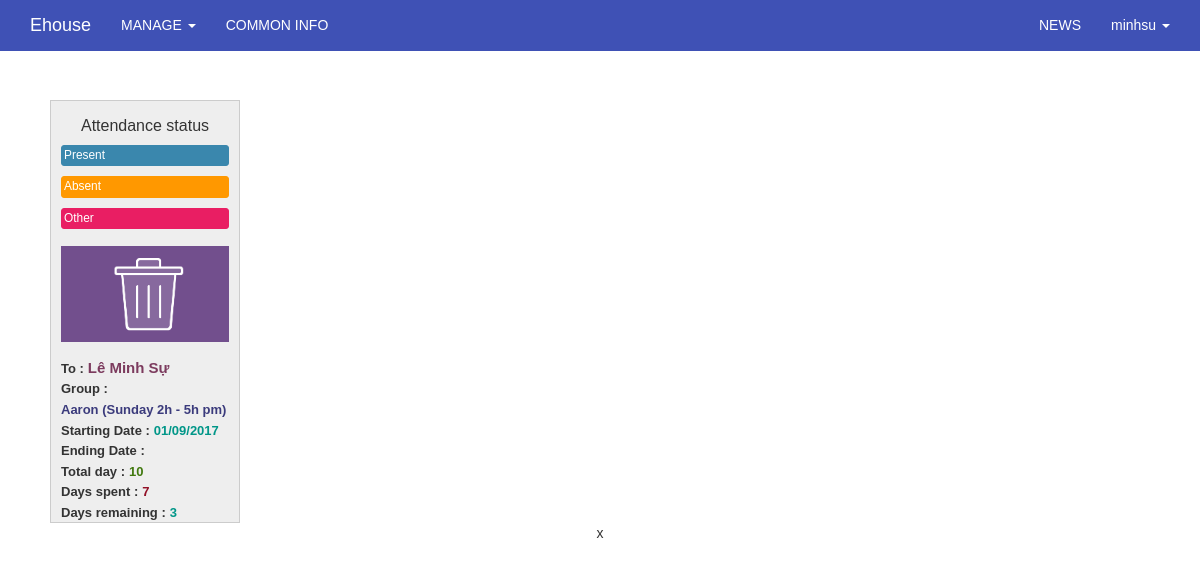
The page /admin/calendar/update?user_name=administrator&course_id=1 (signed in) on the database its author committed.
### tables this page shows
CREATE TABLE `users` (
  `id` int(11) UNSIGNED NOT NULL,
  `ip_address` varchar(15) NOT NULL,
  `username` varchar(100) NOT NULL,
  `password` varchar(255) NOT NULL,
  `salt` varchar(255) DEFAULT NULL,
  `email` varchar(100) NOT NULL,
  `activation_code` varchar(40) DEFAULT NULL,
  `forgotten_password_code` varchar(40) DEFAULT NULL,
  `forgotten_password_time` int(11) UNSIGNED DEFAULT NULL,
  `remember_code` varchar(40) DEFAULT NULL,
  `created_on` int(11) UNSIGNED NOT NULL,
  `last_login` int(11) UNSIGNED DEFAULT NULL,
  `active` tinyint(1) UNSIGNED DEFAULT NULL,
  `first_name` varchar(50) DEFAULT NULL,
  `last_name` varchar(50) DEFAULT NULL,
  `company` varchar(100) DEFAULT NULL,
  `birth_day` varchar(50) NOT NULL,
  `phone` varchar(20) DEFAULT NULL,
  `address` varchar(255) DEFAULT NULL,
  `profile` text,
  `modified_date` datetime DEFAULT NULL
);

CREATE TABLE `course` (
  `id` int(11) NOT NULL,
  `name` varchar(255) NOT NULL,
  `teacher` varchar(255) NOT NULL,
  `total_day` int(11) NOT NULL,
  `start_date` varchar(50) NOT NULL,
  `end_date` varchar(50) DEFAULT NULL,
  `description` text,
  `active` tinyint(1) NOT NULL DEFAULT '1',
  `modified_date` datetime DEFAULT NULL
);

### application/core/MY_Controller.php (called while the page is built, shortened)
<?php
class MY_Controller extends CI_Controller {
	protected function render($the_view = NULL, $template = 'master')
	{
		if($template == 'json' || $this->input->is_ajax_request())
		{
			header('Content-Type: application/json');
			echo json_encode($this->data);
		}
		else if(is_null($template))
		{
			$this->load->view($the_view, $this->data);
		}else
		{
			$this->data['the_view_content'] = (is_null($the_view)) ? '' : $this->load->view($the_view, $this->data, TRUE);
			$this->load->view('templates/' . $template . '_view', $this->data);
		}
	}
}
class Admin_Controller extends MY_Controller
{
	function __construct()
	{
		$current_user = $this->ion_auth->user()->row();
	}
	protected function render($the_view = NULL, $template = 'admin_master')
	{
		parent::render($the_view, $template);
	}
}

### application/controllers/admin/Calendar.php (called while the page is built, shortened)
<?php
class Calendar extends Admin_Controller
{
    function __construct()
    {
        parent::__construct();
    }
    public function update()
    {
        $this->data['user_name'] = $this->input->get('user_name');
        $this->data['course_id'] = $this->input->get('course_id');
        $input['where'] = array('id' => $this->data['course_id']);
        $this->data['course'] = $this->course_model->get_row($input);
        $input['where'] = array('user_name' => $this->data['user_name'], 'course_id' => $this->data['course_id'], 'color' => '#3a87ad');
        $input['where'] = array('username' => $this->data['user_name']);
        $this->data['user'] = $this->users_model->get_row($input);
        $this->render('admin/calendar/edit_view');
    }
}

### index.php (called while the page is built, shortened)
<?php
require_once BASEPATH.'core/CodeIgniter.php';

### application/helpers/common_helper.php (called while the page is built, shortened)
<?php
	function public_helper($string = '')
	{
		return base_url('public/'.$string);
	}
?>

### application/models/Users_model.php (called while the page is built, shortened)
<?php
class Users_model extends MY_Model
{
    function __construct()
    {
        $this->table = 'users';
    }
}

### application/core/MY_Model.php (called while the page is built, shortened)
<?php if ( ! defined('BASEPATH')) exit('No direct script access allowed');
class MY_Model extends CI_Model {
    var $table = '';
    var $key = 'id';
    var $order = '';
    function get_row($input = array()){
        $query = $this->db->get($this->table);
        return $query->row();
    }
    protected function get_list_set_input($input = array())
    {
        if ((isset($input['where'])) && $input['where'])
        {
            $this->db->where($input['where']);
        }
        if (isset($input['order'][0]) && isset($input['order'][1]))
        {
            $this->db->order_by($input['order'][0], $input['order'][1]);
        }
        else
        {
            $order = ($this->order == '') ? array($this->table.'.'.$this->key, 'desc') : $this->order;
            $this->db->order_by($order[0], $order[1]);
        }
    }
}
?>

### application/models/Course_model.php (called while the page is built, shortened)
<?php
class Course_model extends MY_Model
{
    function __construct()
    {
        $this->table = 'course';
    }
}

### application/libraries/Ion_auth.php (called while the page is built, shortened)
<?php  if ( ! defined('BASEPATH')) exit('No direct script access allowed');
class Ion_auth
{
    public $_cache_user_in_group;
    public function __construct()
    {
        $this->_cache_user_in_group =& $this->ion_auth_model->_cache_user_in_group;
        $this->ion_auth_model->trigger_events('library_constructor');
    }
    public function __call($method, $arguments)
    {
        return call_user_func_array( array($this->ion_auth_model, $method), $arguments);
    }
    public function __get($var)
    {
        return get_instance()->$var;
    }
    public function logged_in()
    {
        $this->ion_auth_model->trigger_events('logged_in');
        return (bool) $this->session->userdata('identity');
    }
    public function in_group($check_group, $id=false, $check_all = false)
    {
        $this->ion_auth_model->trigger_events('in_group');
        $id || $id = $this->session->userdata('user_id');
        if (!is_array($check_group))
        {
            $check_group = array($check_group);
        }
        if (isset($this->_cache_user_in_group[$id]))
        {
            $groups_array = $this->_cache_user_in_group[$id];
        }
        else
        {
            $users_groups = $this->ion_auth_model->get_users_groups($id)->result();
            $groups_array = array();
            foreach ($users_groups as $group)
            {
                $groups_array[$group->id] = $group->name;
            }
            $this->_cache_user_in_group[$id] = $groups_array;
        }
        foreach ($check_group as $key => $value)
        {
            $groups = (is_string($value)) ? $groups_array : array_keys($groups_array);
            if (in_array($value, $groups) xor $check_all)
            {
                return !$check_all;
            }
        }
        return $check_all;
    }
}

### application/libraries/Session.php (called while the page is built, shortened)
<?php if ( ! defined('BASEPATH')) exit('No direct script access allowed');
class Session
{
    protected $sess_namespace = '';
    protected $store = array();
     private function initialize()
     {
        if (isset($_SESSION[$this->sess_namespace]) ) {
            $this->store = $_SESSION[$this->sess_namespace];
        }
        $destroy = false;
        if (!$destroy) {
            return;
        }
    }
    public function userdata($value)
    {
        if (isset($this->store[$value])) {
            return $this->store[$value];
        } else {
            return false;
        }
    }
    public function set_userdata($data = array(), $value = '')
    {
        if (is_string($data)) {
            $data = array($data => $value);
        }
        foreach ($data as $key => $val) {
            $this->store[$key] = $val;
        }
    }
}

### application/models/Ion_auth_model.php (called while the page is built, shortened)
<?php  if ( ! defined('BASEPATH')) exit('No direct script access allowed');
class Ion_auth_model extends CI_Model
{
    public $tables = array();
    public $_ion_where = array();
    public $_ion_select = array();
    public $_ion_limit = NULL;
    public $_ion_offset = NULL;
    public $_ion_order_by = NULL;
    public $_ion_order = NULL;
    protected $response = NULL;
    public function __construct()
    {
        $this->config->load('ion_auth', TRUE);
        $this->tables  = $this->config->item('tables', 'ion_auth');
    }
    public function limit($limit)
    {
        $this->_ion_limit = $limit;
        return $this;
    }
    public function where($where, $value = NULL)
    {
        if (!is_array($where))
        {
            $where = array($where => $value);
        }
        array_push($this->_ion_where, $where);
        return $this;
    }
    public function order_by($by, $order='desc')
    {
        $this->_ion_order_by = $by;
        $this->_ion_order    = $order;
        return $this;
    }
    public function row()
    {
        $row = $this->response->row();
        return $row;
    }
    public function users($groups = NULL)
    {
        if (isset($this->_ion_select) && !empty($this->_ion_select))
        {
            foreach ($this->_ion_select as $select)
            {
                $this->db->select($select);
            }
            $this->_ion_select = array();
        }
        else
        {
            $this->db->select(array(
                $this->tables['users'].'.*',
                $this->tables['users'].'.id as id',
                $this->tables['users'].'.id as user_id'
            ));
        }
        if (isset($this->_ion_where) && !empty($this->_ion_where))
        {
            foreach ($this->_ion_where as $where)
            {
                $this->db->where($where);
            }
            $this->_ion_where = array();
        }
        if (isset($this->_ion_limit) && isset($this->_ion_offset))
        {
            $this->db->limit($this->_ion_limit, $this->_ion_offset);
            $this->_ion_limit  = NULL;
            $this->_ion_offset = NULL;
        }
        else if (isset($this->_ion_limit))
        {
            $this->db->limit($this->_ion_limit);
            $this->_ion_limit  = NULL;
        }
        if (isset($this->_ion_order_by) && isset($this->_ion_order))
        {
            $this->db->order_by($this->_ion_order_by, $this->_ion_order);
            $this->_ion_order    = NULL;
            $this->_ion_order_by = NULL;
        }
        $this->response = $this->db->get($this->tables['users']);
        return $this;
    }
    public function user($id = NULL)
    {
        $id = isset($id) ? $id : $this->session->userdata('user_id');
        $this->users();
        return $this;
    }
}

### application/views/admin/calendar/edit_view.php (the view, shortened to what this page needs)
<link rel='stylesheet' href="<?php echo public_helper('fullcalendar/fullcalendar.min.css'); ?>" />
<link href="<?php echo public_helper('fullcalendar/fullcalendar.print.css'); ?>" rel='stylesheet' media='print' />
<div id='wrap'>
	<div id='external-events'>
		<h4>Attendance status</h4>
		<div class='fc-event' style="background: #3a87ad; padding: 2px; border: 1px solid #3a87ad;" data-color="#3a87ad">Present</div>
		<div class='fc-event' style="background: #FF9800; padding: 2px; border: 1px solid #FF9800;" data-color="#FF9800">Absent</div>
		<div class='fc-event' style="background: #E91E63; padding: 2px; border: 1px solid #E91E63;" data-color="#E91E63">Other</div>
		<p>
			<img src="<?php echo public_helper('fullcalendar/trash.png') ?>" id="trash" alt="">
		</p>
		<div><span style="font-weight: bold; font-size: 13px;">To :</span> <span style="font-weight: bold; color: #7c3b5e; font-size: 15px;"><?php echo $user->last_name.' '.$user->first_name; ?></span></div>
		<div><span style="font-weight: bold; font-size: 13px;">Group :</span> </div>
		<div><span style="font-weight: bold; color: #3b3b7c; font-size: 13px;"><?php echo $course->name; ?></span></div>
		<div><span style="font-weight: bold;font-size: 13px;">Starting Date :</span> <span style="font-weight: bold; color: #009688; font-size: 13px;"><?php echo $course->start_date; ?></span></div>
		<div><span style="font-weight: bold;font-size: 13px;">Ending Date :</span> <span style="font-weight: bold; color: #009688; font-size: 13px;"><?php echo $course->end_date; ?></span></div>
		<div><span style="font-weight: bold;font-size: 13px;">Total day :</span> <span style="font-weight: bold; color: #41790f; font-size: 13px;"><?php echo $course->total_day; ?></span></div>
		<div><span style="font-weight: bold;font-size: 13px;">Days spent :</span> <span style="font-weight: bold; color: #921027; font-size: 13px;"><?php echo $days_spent; ?></span></div>
		<div><span style="font-weight: bold;font-size: 13px;">Days remaining :</span> <span style="font-weight: bold; color: #009688; font-size: 13px;"><?php echo $days_remaining; ?></span></div>
	</div>
	<xspan class="tt">x</xspan>
</div>

### application/views/templates/_parts/admin_master_header_view.php (shortened to what this page needs)
    <!DOCTYPE html>
<html>
    <head>
    </head>
<body>
<?php
if($this->ion_auth->logged_in()) {
    ?>
    <nav class="navbar navbar-inverse navbar-fixed-top">
        <div class="container">
            <div class="navbar-header">
                <a class="navbar-brand"
                   href="<?php echo base_url(); ?>" target="_new"><?php echo 'Ehouse'?></a>
            </div>
            <div id="navbar" class="collapse navbar-collapse">
                <ul class="nav navbar-nav">
                    <li class="dropdown">
                        <a href="#" class="dropdown-toggle" data-toggle="dropdown" role="button" aria-expanded="false">MANAGE <span class="caret"></span></a>
                    </li>
                    <li><?php echo anchor('admin/website/index','COMMON INFO');?></li>
                </ul>
                <ul class="nav navbar-nav navbar-right">
                    <li><?php echo anchor('admin/news/index','NEWS');?></li>
                    <li class="dropdown">
                        <a href="#" class="dropdown-toggle" data-toggle="dropdown" role="button" aria-expanded="false"><?php echo $this->ion_auth->user()->row()->username;?> <span class="caret"></span></a>
                    </li>
                </ul>
            </div>
        </div>
    </nav>
    <div class="container" style="padding-top:60px;">
    </div>
<?php
}
?>

### public/css/admin.css (style rules this page uses)
.navbar-inverse { background-color: #3F51B5; border-color: #3F51B5; border-radius: inherit; }
.navbar-inverse .navbar-nav>li>a { color: white; }
.navbar-inverse .navbar-brand { color: white; }

### public/fullcalendar/fullcalendar.print.css (style rules this page uses)
.fc-event { background: #fff !important; color: #000 !important; page-break-inside: avoid; }

### application/views/admin/calendar/edit_view.php (style rules this page uses)
body { margin-top: 40px; text-align: center; font-size: 14px; font-family: "Lucida Grande",Helvetica,Arial,Verdana,sans-serif; }
#trash { width:100%; float:left; padding-bottom: 15px; position: relative; }
#wrap { width: 1100px; margin: 0 auto; }
#external-events { float: left; width: 190px; padding: 0 10px; border: 1px solid #ccc; background: #eee; text-align: left; }
#external-events h4 { font-size: 16px; margin-top: 0; padding-top: 1em; text-align: center; }
#external-events .fc-event { margin: 10px 0; cursor: pointer; }
#external-events p { margin: 1.5em 0; font-size: 11px; color: #666; }

### rows shown on the page
users: id+username "minhsu"
users: last_name "Lê Minh", first_name "Sự"
course: name "Aaron (Sunday 2h - 5h pm)", start_date "01/09/2017", total_day "10"

### other values the page prints
anchor('admin/website/index','COMMON INFO') "COMMON INFO"
anchor('admin/news/index','NEWS') "NEWS"
$days_spent "7"
$days_remaining "3"
